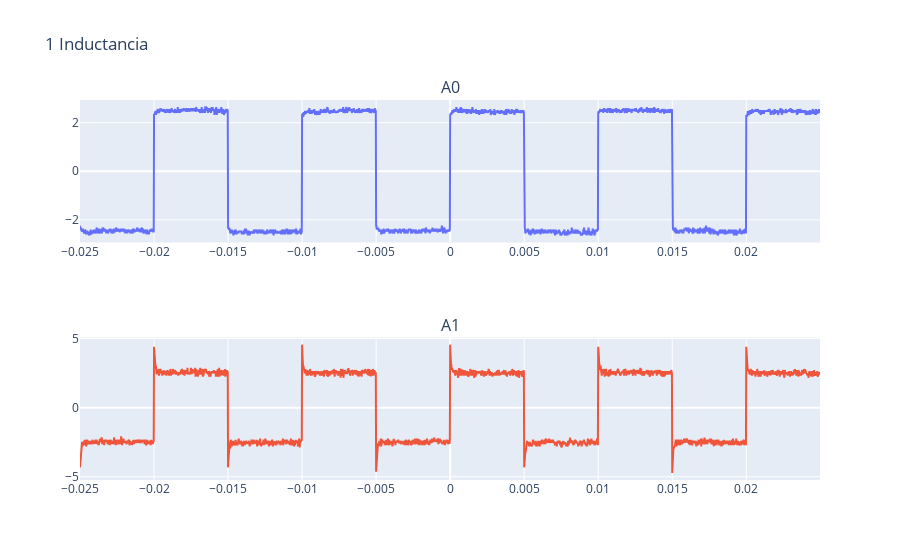

Notebook code cell kept with this figure:
### Markdown cell above
## Circuito RLC

### Code cell
fig = make_subplots(2, 1,subplot_titles=("A0","A1"))
fig.add_trace( go.Scatter(x=c2["t"], y=c2["Va"], mode = "lines", name="A0"), row=1, col=1)
fig.add_trace( go.Scatter(x=c2["t"], y=c2["Vb"], mode = "lines", name="A1"), row=2, col=1)

fig.update_layout(showlegend=False, title_text="1 Inductancia")
fig.show()
#Comportamiento en funcion del tiempo del circuito RLC

### Figure 1 — Plotly figure (JSON) as saved in the notebook; plotly's stock layout.template omitted (floating-point values rounded to 4 significant figures; data arrays with more than 128 entries replaced by an {"elided": "..."} marker saying what was removed)
{"data": [{"mode": "lines", "name": "A0", "type": "scatter", "x": {"elided": "2500 float values"}, "xaxis": "x", "y": {"elided": "2500 float values"}, "yaxis": "y"}, {"mode": "lines", "name": "A1", "type": "scatter", "x": {"elided": "2500 float values"}, "xaxis": "x2", "y": {"elided": "2500 float values"}, "yaxis": "y2"}], "layout": {"annotations": [{"font": {"size": 16}, "showarrow": false, "text": "A0", "x": 0.5, "xanchor": "center", "xref": "paper", "y": 1, "yanchor": "bottom", "yref": "paper"}, {"font": {"size": 16}, "showarrow": false, "text": "A1", "x": 0.5, "xanchor": "center", "xref": "paper", "y": 0.375, "yanchor": "bottom", "yref": "paper"}], "showlegend": false, "title": {"text": "1 Inductancia"}, "xaxis": {"anchor": "y", "domain": [0, 1]}, "xaxis2": {"anchor": "y2", "domain": [0, 1]}, "yaxis": {"anchor": "x", "domain": [0.625, 1]}, "yaxis2": {"anchor": "x2", "domain": [0, 0.375]}}}
